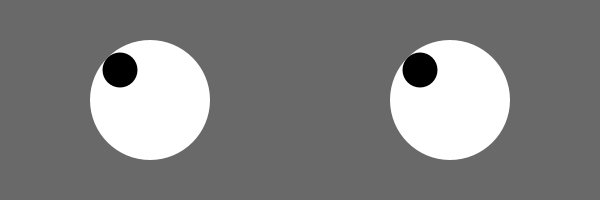
Frame 1 (no input)
Frame 60 (the mouse pressed at the canvas centre just before this capture): identical to frame 1, image omitted
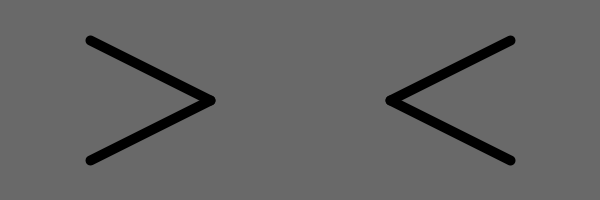
Frame 120 (the mouse held since frame 60 and released just before this capture)

The Processing sketch that drew these frames (run headless with seeded random() and noise(); from frame 60 on, the mouse is pressed at the canvas centre):

// Processing sketch: processing_95361
// ── processing_95361.pde

int diam = 35;

void setup(){
  size(600,200);
  frameRate(25);
}

void draw(){
  float l = map(mouseX, 0, 600, 120, 180);
  float r = map(mouseX, 0, 600, 420, 480);
  float u = map(mouseY, 0, 200, 70, 130);

  smooth();
  
  if(mousePressed == false){
    background(105);
    noStroke();

    
    //left eye
    fill(255);
    ellipse(150,100,120,120);
    
    //right eye;
    ellipse(450,100,120,120);
    
    //left iris
    noStroke();

    fill(0);
    ellipse(l, u, diam, diam); 
    
    //right iris
    fill(0);
    ellipse(r, u, diam, diam);
    
    }
  else {
    if (mouseX < width/3){
    diam = 25;
    background(105);
    strokeWeight(10);
    stroke(0);
    line(90,40,210,100);
    line(90,160,210,100);
    noStroke();
    
    //right eye;
    fill(255);
    ellipse(450,100,120,120);    
    
    //right iris
    fill(0);
    ellipse(r, u, 25, 25);
    
    }
  else 
    if (mouseX < 2*width/3){
    diam = 25;
    background(105);
    strokeWeight(10);
    stroke(0);
    line(90,40,210,100);
    line(90,160,210,100);
    line(510,40,390,100);
    line(510,160,390,100);
    
    }
   else
   if (mouseX < 3*width/3){
    diam = 25;
    background(105);
    strokeWeight(10);
    stroke(0);
    line(510,40,390,100);
    line(510,160,390,100);
    noStroke();
    
    //left eye
    fill(255);
    ellipse(150,100,120,120);
    
    //left iris
    fill(0);
    ellipse(l, u, 25, 25);
    
   }   
  }
}
